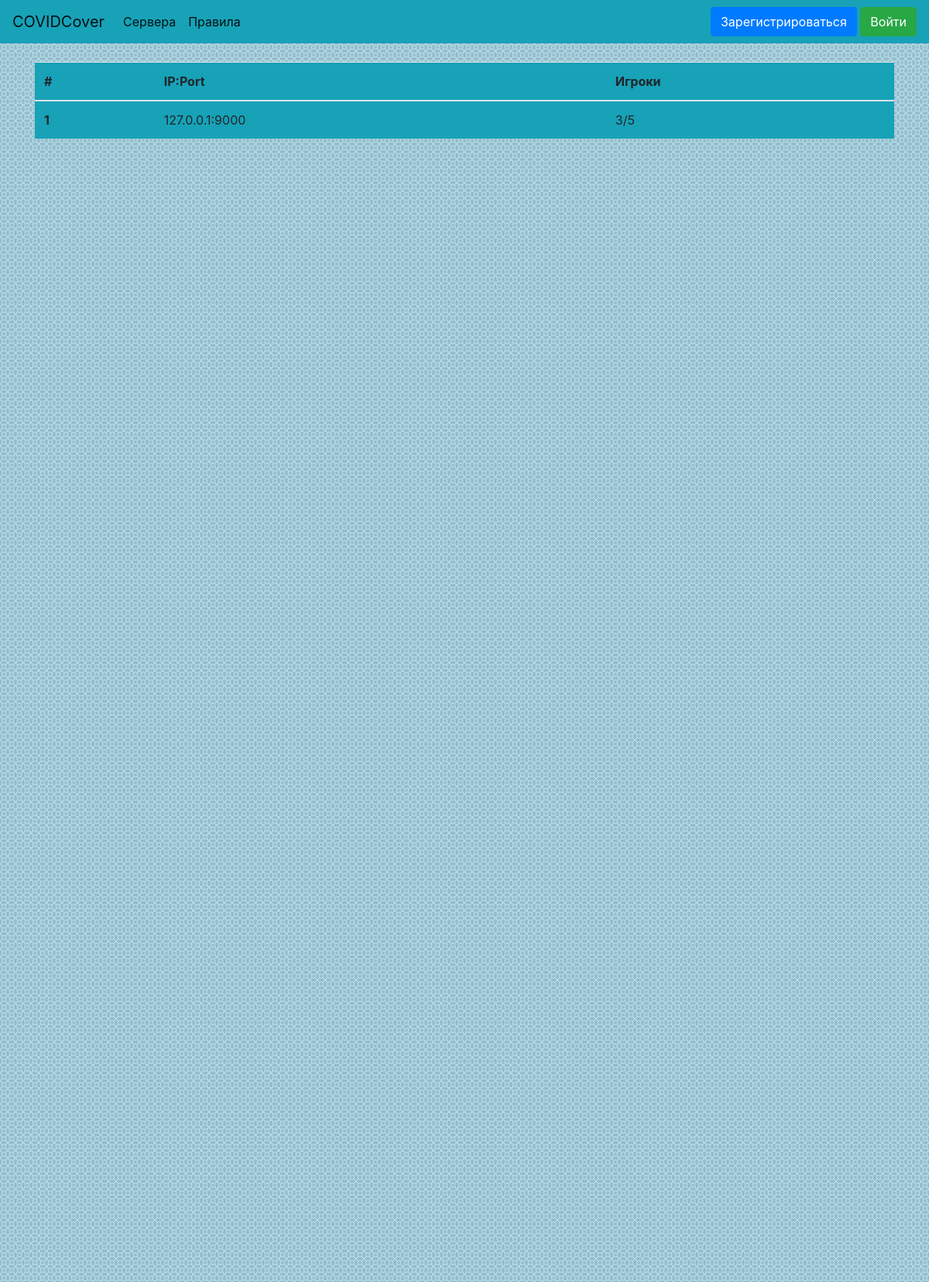
The page /monitor_servers on the database as committed earlier.
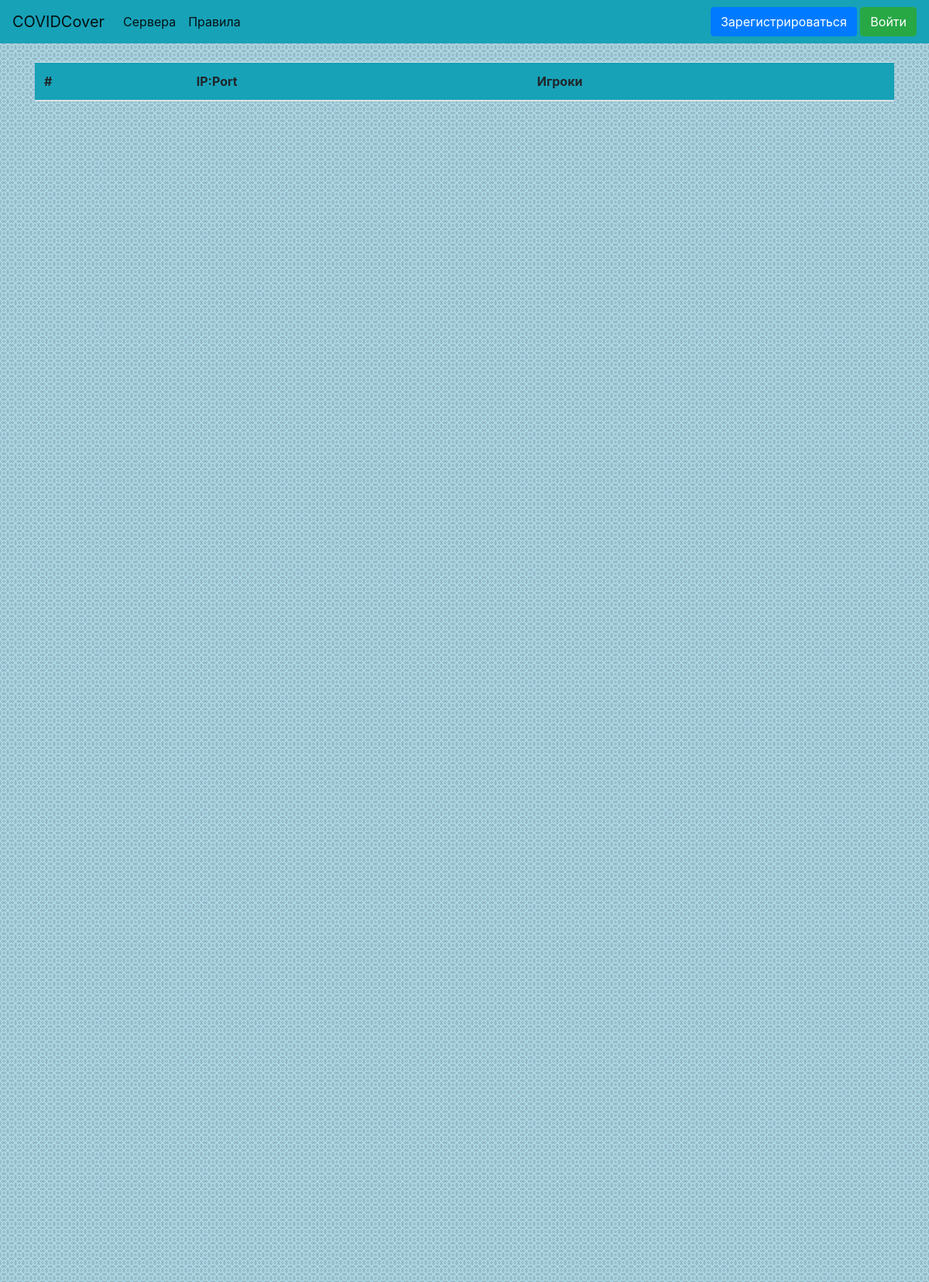
The same page on the database as committed later.
### website/data/server.py (models this page shows)
class Server(SqlAlchemyBase, SerializerMixin):
    __tablename__ = 'servers'
    id = Column(Integer, primary_key=True, autoincrement=True, unique=True)
    ip = Column(String, unique=True)
    limit = Column(Integer, unique=False, default=5)
    players = Column(String, default='', unique=False)
    players_n = Column(Integer, default=0, unique=False)
    token = Column(String, default=lambda: str(uuid4()), unique=True)
    orders = Column(String, default='', unique=False)
    roles = Column(String, default=' pol pol use use cou ', unique=False)
    running = Column(Boolean, default=1, unique=False)

### website/main.py (the view)
@app.route('/monitor_servers')
def monitor_servers():
    message = request.args.get('message')
    session = create_session()
    servers = session.query(Server).filter(Server.limit > Server.players_n, Server.running)
    return render_template('monitor_servers.html', title='COVIDCover - Сервера', servers=servers, message=message)

### website/data/db_session.py (called while the page is built)
def create_session():
    global __factory
    return __factory()

### website/templates/monitor_servers.html
{% extends 'base.html' %}
{% block body %}
<div>
    <table class="table bg-info">
        <thead>
            <tr>
                <th scope="col">#</th>
                <th scope="col">IP:Port</th>
                <th scope="col">Игроки</th>
            </tr>
        </thead>
    <tbody>
        {% for server in servers %}
        <tr>
            <th scope="row">{{ loop.index }}</th>
            <td>{{ server.ip }}</td>
            <td>{{ server.players_n }}/{{ server.limit }}</td>
        </tr>
        {% endfor %}
    </tbody>
    </table>
</div>
{% endblock %}

### website/templates/base.html (shortened to what this page needs)
<!DOCTYPE html>
<html lang="ru">
<head>
    <link rel="stylesheet" href="https://stackpath.bootstrapcdn.com/bootstrap/4.4.1/css/bootstrap.min.css">
    <link rel="stylesheet" href="/static/css/styles.css">
</head>
<body>
    <header>
<nav class="navbar navbar-expand-lg navbar-light bg-info">
  <a class="navbar-brand" href="/">COVIDCover</a>
  <div class="collapse navbar-collapse" id="navbarSupportedContent">
    <ul class="navbar-nav mr-auto">
      <li class="nav-item active">
        <a class="nav-link" href="/monitor_servers">Сервера</a>
      </li>
<li class="nav-item active">
        <a class="nav-link" href="/rules" role="button">Правила</a>
      </li>
    </ul>
    <ul class="navbar-nav">
    {% if current_user.is_authenticated %}
      <li class="nav-item active">
          <a class="nav-link disabled" href="/logout">{{ current_user.username }}</a>
      </li>
        {% if current_user.privilege == 1 %}
        <li class="nav-item active">
            <a class="btn btn-success" href="/admin">В Админ панель</a>
        </li>
        {% endif %}
        <li class="nav-item active">
          <a class="btn btn-danger" href="/logout">Выйти</a>
      </li>
          {% else %}
        <li class="nav-item">
            <a class="btn btn-primary " href="/register">Зарегистрироваться</a>
            <a class="btn btn-success" href="/login">Войти</a>
        </li>
    {% endif %}
    </ul>
  </div>
</nav>
    </header>
    <div class="bg">
    <main role="main" class="container">
        <br>
        {% block body %}{% endblock %}
    </main>
    </div>
</body>
</html>

### website/static/css/styles.css (style rules this page uses)
body, html { height: 100%; }
.bg { background-image: url("/static/img/fon.png"); height: 200%; background-position: center; background-repeat: repeat; }

Rows that differ between the two databases and show on the page:
no longer on this page (row edited): Server: ip "127.0.0.1:9000", players_n "3", limit "5"
